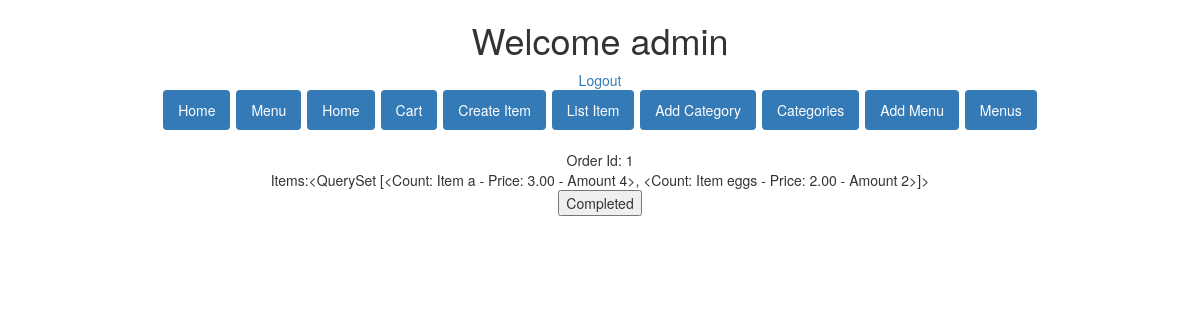
The page /order (signed in) on the database as committed earlier.
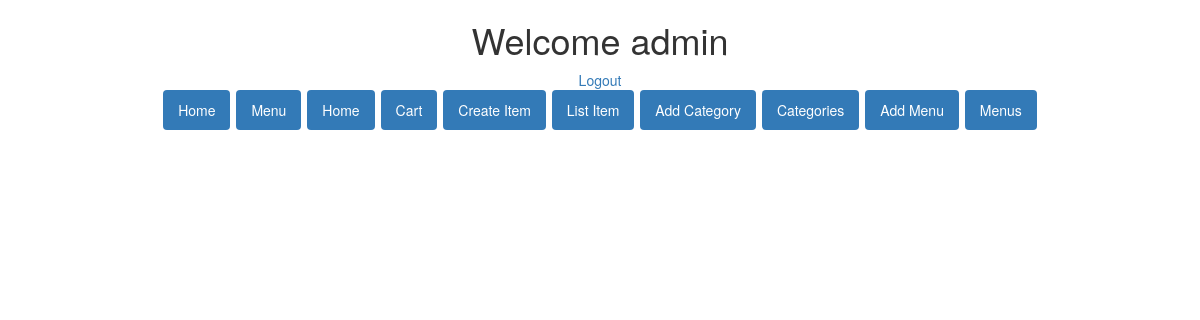
The same page on the database as committed later.
### restaurant_app/models.py (models this page shows, shortened)
class Order(models.Model):
    items = models.ManyToManyField('Item', through="Count")
    user = models.ForeignKey('Profile')
    timestamp = models.DateTimeField(auto_now_add=True)
    completed = models.BooleanField()
    submit = models.BooleanField()

class Count(models.Model):
    item = models.ForeignKey("Item")
    order = models.ForeignKey(Order)
    count = models.IntegerField()
    def __str__(self):
        return "Item {} - Amount {}".format(self.item, self.count)

class Item(models.Model):
    name = models.CharField(max_length=100)
    price = models.DecimalField(max_digits=8, decimal_places=2)
    timestamp = models.DateTimeField(auto_now_add=True)
    description = models.TextField(blank=True)
    def __str__(self):
        return "{} - Price: {} ".format(self.name, self.price)

### restaurant_app/views.py (the view)
# urls.py: url(r'^order$', order, name="order"),
def order(requests):
    context = {}
    ocounts = []
    orders = Order.objects.filter(submit=True, completed=False)
    for order in orders:
        counts = Count.objects.filter(order=order)
        print(counts[0].item)
        ocounts.append((order, counts))
    context['ocounts'] = ocounts
    return render_to_response("staff.html", context, context_instance=RequestContext(requests))

### restaurant_app/templates/staff.html (shortened to what this page needs)
{% extends 'base.html' %}
{% block body %}
<body>
        <div>
            {% for order, count in ocounts %}
                Order Id: {{ order.id }} <br/>Items:{{ count }}
            <form method="POST" action="{% url 'restaurant_app:completed' order.id%}">
        <button type="submit">Completed</button>
    </form>
            {% endfor %}
        </div>
</div>
</body>
{% endblock %}

Rows that differ between the two databases and show on the page:
no longer on this page (row edited): Order: id "1", price "<QuerySet [<Count: Item a - Price: 3.00 - Amount 4>, <Count: Item eggs - Price: 2.00 - Amount 2>]>"
